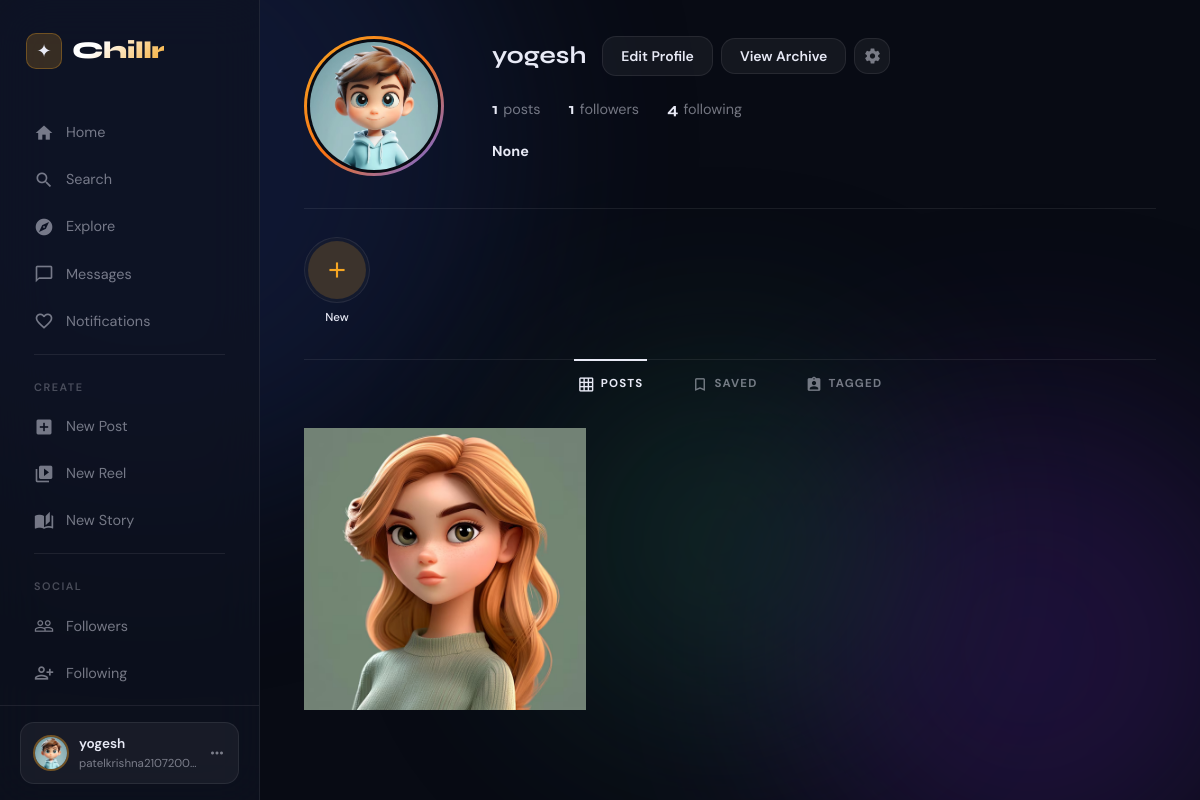
The page /profile/ (signed in) on the database its author committed.
### myapp/models.py (models this page shows, shortened)
class InstaUser(models.Model):
    GENDER_CHOICES = (
        ('male','Male'),
        ('female','Female'),
    )
    ACCOUNT_TYPE=(
        ('private','Private'),
        ('public',"Public")
    )
    username = models.CharField(max_length=100,unique=True)
    email = models.EmailField(unique=True)
    password = models.CharField(max_length=100)
    profile_pic = models.FileField(upload_to='profile_pics/', blank=True, null=True)
    gender = models.CharField(max_length=10,choices=GENDER_CHOICES,blank=True, null=True)
    name = models.CharField(max_length=100,blank=True, null=True)
    account_type=models.CharField(max_length=30,choices=ACCOUNT_TYPE,default="private")
    bio = models.TextField(blank=True, null=True)
    description = models.TextField(blank=True, null=True)
    otp=models.PositiveIntegerField(default=456)
    link = models.URLField(blank=True, null=True)
    created_at = models.DateTimeField(auto_now_add=True)
    updated_at = models.DateTimeField(auto_now=True)

class InstaPost(models.Model):
    user = models.ForeignKey(InstaUser, on_delete=models.CASCADE,related_name="posts")
    image = models.FileField(upload_to='posts/')
    caption = models.TextField(blank=True, null=True)
    location = models.CharField(max_length=100, blank=True, null=True)
    tagged_users = models.ManyToManyField(InstaUser, blank=True,related_name="tagged_post")
    created_at = models.DateTimeField(auto_now_add=True)
    updated_at = models.DateTimeField(auto_now=True)

### myapp/views.py (the view)
    def wrapper(request,*args,**kwargs):
        if "email" in request.session:
            try:
                uid = InstaUser.objects.get(email = request.session['email'])
                request.uid = uid
                return view_function(request,*args,**kwargs)
            except InstaUser.DoesNotExist:
                return redirect("login")
        return redirect("login")

### myapp/views.py (called while the page is built)
def checkLoggin(view_function):
    def wrapper(request,*args,**kwargs):
        if "email" in request.session:
            try:
                uid = InstaUser.objects.get(email = request.session['email'])
                request.uid = uid
                return view_function(request,*args,**kwargs)
            except InstaUser.DoesNotExist:
                return redirect("login")
        return redirect("login")
    return wrapper

@checkLoggin
def profile(request):
    uid=request.uid
    user_post=InstaPost.objects.filter(user=uid).order_by("-created_at")
    count_following=FollowUsers.objects.filter(following=uid).count()
    count_follower=FollowUsers.objects.filter(following_person=uid).count()
    post_count=InstaPost.objects.filter(user=uid).count()
    context={
        'uid':uid,
        "user_posts":user_post,
        "following_count":count_following,
        "followers_count":count_follower,
        "post_count":post_count
    }
    return render(request,"myapp/profile.html",context)

### myapp/templates/myapp/profile.html (shortened to what this page needs)
{% extends 'myapp/base.html' %}
{% load static %}
{% block content %}
<div class="profile-page">
    <div class="profile-inner">
        <div class="profile-header">
            <div class="profile-avatar-wrap">
                <div class="profile-avatar-ring">
                    <div class="profile-avatar-inner">
                        <img src="{{ uid.profile_pic.url }}" alt="{{ uid.username }}">
                    </div>
                </div>
            </div>
            <div class="profile-info">
                <div class="profile-top-row">
                    <span class="profile-username">{{ uid.username }}</span>
                    <div class="profile-actions">
                        <a href="{% url 'edit-profile' %}" class="btn-profile-edit">
                            Edit Profile
                        </a>
                        <button class="btn-profile-edit">View Archive</button>
                        <a href="{% url 'edit-profile' %}" class="btn-profile-settings">
                            <span class="material-icons">settings</span>
                        </a>
                    </div>
                </div>
                <div class="profile-stats">
                    <span class="profile-stat">
                        <span class="profile-stat-num">{{ post_count }}</span> posts
                    </span>
                    <a href="{% url 'followers' %}" class="profile-stat">
                        <span class="profile-stat-num">{{ followers_count }}</span> followers
                    </a>
                    <a href="{% url 'following' %}" class="profile-stat">
                        <span class="profile-stat-num">{{ following_count }}</span> following
                    </a>
                </div>
                <div class="profile-bio">
                    <p class="profile-name">{{ uid.name }}</p>
                </div>
            </div>
        </div>
        <div class="highlights-row">
            <a href="{% url 'create-post' %}" class="highlight-item">
                <div class="highlight-ring">
                    <div class="highlight-ring-new">
                        <span class="material-icons">add</span>
                    </div>
                </div>
                <span class="highlight-label new">New</span>
            </a>
        </div>
        <div class="profile-tabs">
            <div class="profile-tab active">
                <span class="material-icons">grid_on</span>
                <span>Posts</span>
            </div>
            <div class="profile-tab">
                <span class="material-icons">bookmark_border</span>
                <span>Saved</span>
            </div>
            <div class="profile-tab">
                <span class="material-icons">assignment_ind</span>
                <span>Tagged</span>
            </div>
        </div>
        <div class="profile-grid">
            {% for post in user_posts %}
            <div class="profile-grid-item">
                <img src="{{ post.image.url }}" alt="Post">
            </div>
            {% empty %}
            <div class="profile-grid-empty">
                <span class="material-icons">camera_alt</span>
                <p>No posts yet</p>
                <span>When you share photos, they'll appear here.</span>
            </div>
            {% endfor %}
        </div>
    </div>
</div>
{% endblock %}

### myapp/templates/myapp/base.html (shortened to what this page needs)
{% load static %}
<!DOCTYPE html>
<html lang="en">
<head>
    <link rel="stylesheet" href="{% static 'myapp/css/style.css' %}">
    <link rel="stylesheet" href="{% static 'myapp/css/create_post.css' %}">
    <link rel="stylesheet" href="{% static 'myapp/css/chat.css' %}">
</head>
<body>
<div class="blobs" aria-hidden="true">
    <div class="blob blob-1"></div>
    <div class="blob blob-2"></div>
    <div class="blob blob-3"></div>
</div>
<div class="app-shell">
    <aside class="sidebar" id="sidebar">
        <div class="sidebar-top">
            <a href="{% url 'home' %}" class="sidebar-brand">
                <div class="sidebar-brand-logo">✦</div>
                <span class="sidebar-brand-name">Chillr</span>
            </a>
            <nav class="sidebar-nav">
                <a href="{% url 'home' %}"
                   class="nav-item {% if request.resolver_match.url_name == 'home' %}active{% endif %}">
                    <span class="material-icons">home</span>
                    Home
                </a>
                <a href="#"
                   class="nav-item {% if request.resolver_match.url_name == 'explore' %}active{% endif %}">
                    <span class="material-icons">search</span>
                    Search
                </a>
                <a href="{% url 'reels' %}"
                   class="nav-item {% if request.resolver_match.url_name == 'reels' %}active{% endif %}">
                    <span class="material-icons">explore</span>
                    Explore
                </a>
                <a href="{% url 'chat_screen' %}"
                   class="nav-item {% if request.resolver_match.url_name == 'chat_screen' %}active{% endif %}">
                    <span class="material-icons">chat_bubble_outline</span>
                    Messages
                </a>
                <a href="{% url 'notifications' %}"
                   class="nav-item {% if request.resolver_match.url_name == 'notifications' %}active{% endif %}">
                    <span class="material-icons">favorite_border</span>
                    Notifications
                </a>
                <div class="nav-divider"></div>
                <div class="nav-section-label">Create</div>
                <a href="{% url 'create-post' %}"
                   class="nav-item {% if request.resolver_match.url_name == 'create-post' %}active{% endif %}">
                    <span class="material-icons">add_box</span>
                    New Post
                </a>
                <a href="{% url 'create_reels' %}"
                   class="nav-item {% if request.resolver_match.url_name == 'create_reels' %}active{% endif %}">
                    <span class="material-icons">video_library</span>
                    New Reel
                </a>
                <a href="{% url 'create_story' %}"
                   class="nav-item {% if request.resolver_match.url_name == 'create_story' %}active{% endif %}">
                    <span class="material-icons">auto_stories</span>
                    New Story
                </a>
                <div class="nav-divider"></div>
                <div class="nav-section-label">Social</div>
                <a href="{% url 'followers' %}"
                   class="nav-item {% if request.resolver_match.url_name == 'followers' %}active{% endif %}">
                    <span class="material-icons">people_outline</span>
                    Followers
                </a>
                <a href="{% url 'following' %}"
                   class="nav-item {% if request.resolver_match.url_name == 'following' %}active{% endif %}">
                    <span class="material-icons">person_add_alt</span>
                    Following
                </a>
            </nav>
        </div>
        <div class="sidebar-user">
            <a href="{% url 'profile' %}" class="sidebar-user-card" style="text-decoration:none;">
                <img src="{{ uid.profile_pic.url }}" alt="" class="sidebar-user-avatar">
                <div class="sidebar-user-info">
                    <div class="sidebar-user-name">{{ uid.username }}</div>
                    <div class="sidebar-user-email">{{ uid.email }}</div>
                </div>
                <span class="material-icons sidebar-user-more" style="font-size:18px;">more_horiz</span>
            </a>
        </div>
    </aside>
    <div class="main-wrapper">
        {% block content %}{% endblock %}
    </div>
</div>
</body>
</html>

### myapp/templates/myapp/profile.html (style rules this page uses)
.profile-page { flex: 1; overflow-y: auto; }
.profile-inner { max-width: 900px; margin: 0 auto; padding: 36px 24px 60px; }
.profile-header { display: flex; flex-direction: row; align-items: flex-start; gap: 48px; padding-bottom: 32px; border-bottom: 1px solid var(--border); margin-bottom: 28px; }
.profile-avatar-wrap { flex-shrink: 0; }
.profile-avatar-ring { width: 140px; height: 140px; border-radius: var(--radius-full); padding: 3px; background: linear-gradient(135deg, var(--accent) 0%, #f97316 50%, var(--indigo) 100%); }
.profile-avatar-inner { width: 100%; height: 100%; border-radius: var(--radius-full); padding: 3px; background: var(--bg-deep); }
.profile-avatar-inner img { width: 100%; height: 100%; border-radius: var(--radius-full); object-fit: cover; display: block; }
.profile-info { flex: 1; min-width: 0; }
.profile-top-row { display: flex; align-items: center; gap: 16px; flex-wrap: wrap; margin-bottom: 20px; }
.profile-username { font-family: 'Syne', sans-serif; font-size: 1.5rem; font-weight: 700; color: var(--text-main); }
.profile-actions { display: flex; gap: 8px; align-items: center; flex-wrap: wrap; }
.btn-profile-edit { display: inline-flex; align-items: center; gap: 6px; padding: 8px 18px; border-radius: var(--radius-md); background: var(--bg-hover); border: 1px solid var(--border); color: var(--text-main); font-weight: 600; font-size: 0.875rem; text-decoration: none; transition: all var(--transition); }
.btn-profile-settings { display: inline-flex; align-items: center; justify-content: center; width: 36px; height: 36px; border-radius: var(--radius-md); background: var(--bg-hover); border: 1px solid var(--border); color: var(--text-muted); text-decoration: none; transition: all var(--transition); }
.btn-profile-settings .material-icons { font-size: 18px; }
.profile-stats { display: flex; gap: 28px; margin-bottom: 18px; }
.profile-stat { display: flex; align-items: baseline; gap: 5px; font-size: 0.9rem; color: var(--text-muted); text-decoration: none; transition: color var(--transition); cursor: pointer; }
.profile-stat-num { font-family: 'Syne', sans-serif; font-weight: 700; font-size: 1rem; color: var(--text-main); }
.profile-bio { max-width: 420px; }
.profile-name { font-weight: 700; font-size: 0.9rem; color: var(--text-main); margin-bottom: 3px; }
.highlights-row { display: flex; gap: 20px; overflow-x: auto; padding-bottom: 24px; margin-bottom: 8px; }
.highlight-item { display: flex; flex-direction: column; align-items: center; gap: 6px; cursor: pointer; flex-shrink: 0; text-decoration: none; }
.highlight-ring { width: 66px; height: 66px; border-radius: var(--radius-full); border: 1px solid var(--border); padding: 3px; background: var(--bg-raised); display: flex; align-items: center; justify-content: center; transition: border-color var(--transition); }
.highlight-ring-new { width: 100%; height: 100%; border-radius: var(--radius-full); background: var(--accent-dim); display: flex; align-items: center; justify-content: center; }
.highlight-ring-new .material-icons { font-size: 26px; color: var(--accent); }
.highlight-label { font-size: 0.72rem; color: var(--text-muted); font-weight: 500; text-align: center; max-width: 66px; white-space: nowrap; overflow: hidden; text-overflow: ellipsis; }
.highlight-label.new { color: var(--text-main); }
.profile-tabs { display: flex; justify-content: center; border-top: 1px solid var(--border); gap: 40px; margin-bottom: 20px; }
.profile-tab { display: flex; align-items: center; gap: 6px; padding: 14px 4px; font-size: 0.72rem; font-weight: 700; letter-spacing: 1.2px; text-transform: uppercase; color: var(--text-muted); border-top: 2px solid transparent; margin-top: -1px; cursor: pointer; transition: color var(--transition), border-color var(--transition); }
.profile-tab.active { color: var(--text-main); border-top-color: var(--text-main); }
.profile-tab .material-icons { font-size: 17px; }
.profile-grid { display: grid; grid-template-columns: repeat(3, 1fr); gap: 3px; }
.profile-grid-item { position: relative; aspect-ratio: 1 / 1; overflow: hidden; background: var(--bg-raised); cursor: pointer; }
.profile-grid-item img { width: 100%; height: 100%; object-fit: cover; display: block; transition: transform var(--transition-slow), filter var(--transition-slow); }

### rows shown on the page
InstaUser: profile_pic (picture), username "yogesh", email "patelkrishna2107200…", name "None"
InstaPost: image (picture)

### other values the page prints
{{ post_count }} "1"
{{ followers_count }} "1"
{{ following_count }} "4"
